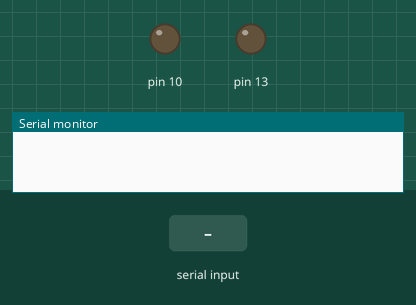
A sketch run on a simulated Arduino Uno, built with avr-gcc and run on an emulated ATmega328P. On the bench: output pins drawn as LEDs (lit = HIGH), the last lines printed to the serial monitor. The test bench sets the inputs (shaded band).

Above: at 1.2 s.
1.3 s: "1" received over Serial
At 3.2 s:
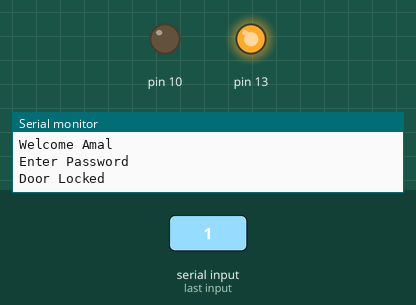
Timing chart, 0 to 4.7 s (numbered marks = the images above; inputs shaded):
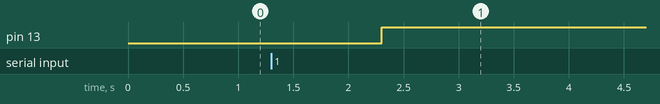

The sketch:

lab1.ino
```cpp
String pass1="hi";
void setup() {
	// put your setup code here, to run once:
	Serial.begin(9600);
	pinMode(10,OUTPUT);
	pinMode(13,OUTPUT);
}

void loop() {
	// put your main code here, to run repeatedly:
	String pass;
	int count=0;
	while(count<3)
	{
		if(Serial.available()){
			Serial.println("Welcome Amal");
			Serial.println("Enter Password");
			pass=Serial.readString();
			if(pass1 == pass)
			{
				digitalWrite(10,HIGH);
				digitalWrite(13,LOW);
				Serial.println("Door Open");
				count++;
				break;
			}
			else if(pass1!=pass){
				digitalWrite(10,LOW);
				digitalWrite(13,HIGH);
				Serial.println("Door Locked");
				count++;
				if(count==3)
				{
					while(true)
					{
						digitalWrite(10,HIGH);
						digitalWrite(13,HIGH);
						delay(100);
						digitalWrite(10,LOW);
						digitalWrite(13,LOW);
						delay(100);
					}
				}
			}
		}
	}
}
```

Measured:
- after the input at 1.3 s, pin 13: LOW → HIGH after 1.0 s
